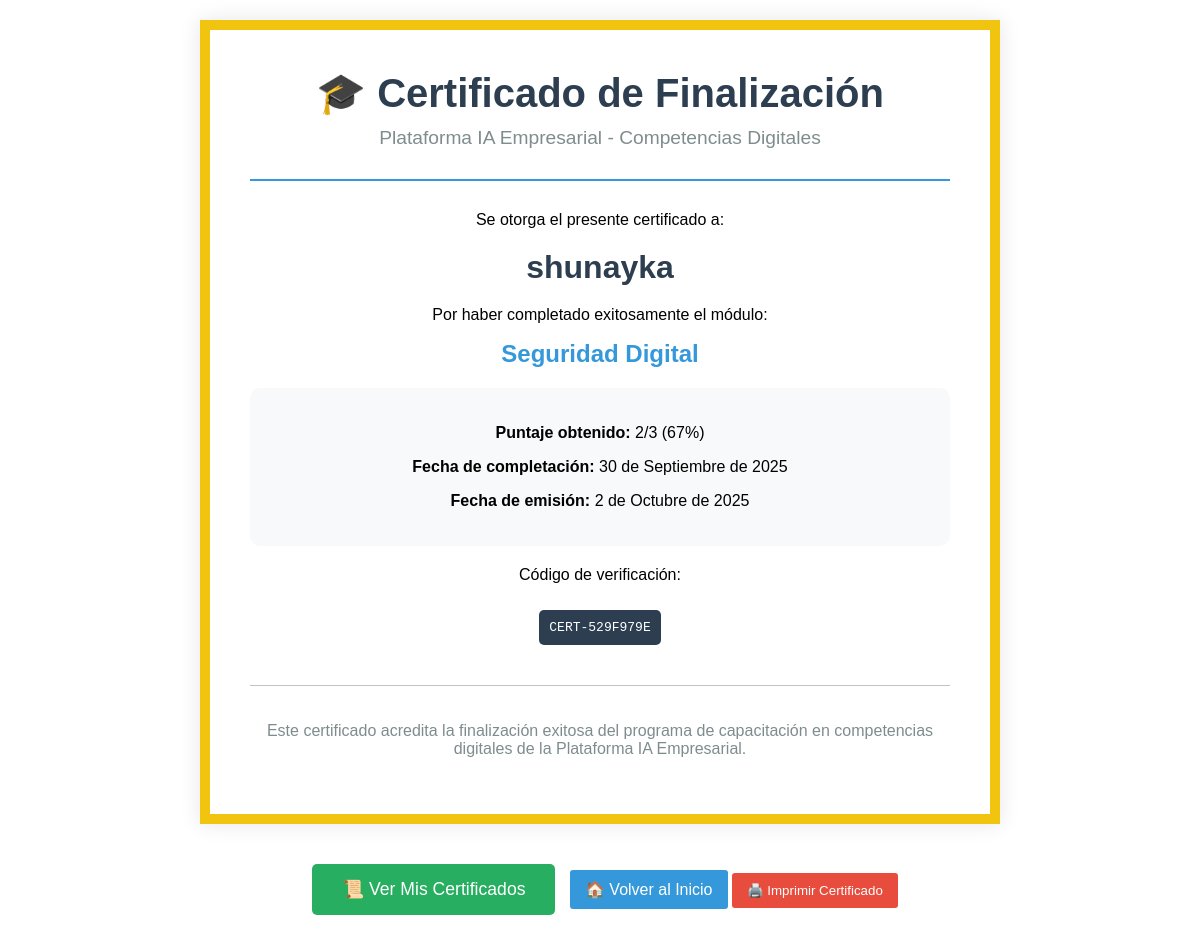
Page /certificados/generar/1/ (signed in) on the committed database.
### usuarios/models.py (models this page shows, shortened)
class Usuario(AbstractUser):
    empresa = models.CharField(max_length=100, blank=True)
    puesto = models.CharField(max_length=100, blank=True)
    fecha_registro = models.DateTimeField(auto_now_add=True)
    avatar = models.ImageField(upload_to='avatars/', null=True, blank=True)
    class Meta:
        db_table = 'usuarios'

### cursos/models.py (models this page shows, shortened)
class Modulo(models.Model):
    nombre = models.CharField(max_length=100)
    descripcion = models.TextField()
    duracion_estimada = models.IntegerField(help_text="Duración en minutos")
    orden = models.IntegerField(default=0)
    activo = models.BooleanField(default=True)
    class Meta:
        ordering = ['orden']

### certificados/models.py (models this page shows, shortened)
class Certificado(models.Model):
    usuario = models.ForeignKey(Usuario, on_delete=models.CASCADE)
    modulo = models.ForeignKey(Modulo, on_delete=models.CASCADE)
    codigo_verificacion = models.CharField(max_length=50, unique=True)
    fecha_emision = models.DateTimeField(auto_now_add=True)
    fecha_completacion = models.DateTimeField()
    puntaje_final = models.IntegerField()
    class Meta:
        unique_together = ['usuario', 'modulo']

### certificados/views.py (the view)
# urls.py: path('generar/<int:modulo_id>/', views.generar_certificado, name='generar_certificado'),
@login_required
def generar_certificado(request, modulo_id):
    modulo = get_object_or_404(Modulo, id=modulo_id)
    diagnostico = DiagnosticoInicial.objects.filter(
        usuario=request.user,
        modulo=modulo,
        completado=True
    ).order_by('-fecha').first()
    if not diagnostico or diagnostico.puntaje < 2:
        return render(request, 'certificados/no_aprobado.html', {
            'modulo': modulo,
            'diagnostico': diagnostico
        })
    certificado, created = Certificado.objects.get_or_create(
        usuario=request.user,
        modulo=modulo,
        defaults={
            'fecha_completacion': diagnostico.fecha,
            'puntaje_final': diagnostico.puntaje
        }
    )
    porcentaje = round((certificado.puntaje_final / 3) * 100)
    return render(request, 'certificados/certificado.html', {
        'certificado': certificado,
        'modulo': modulo,
        'usuario': request.user,
        'porcentaje': porcentaje
    })

### templates/certificados/certificado.html (shortened to what this page needs)
{% load tz %}
{% load l10n %}
<!DOCTYPE html>
<html>
<head>
    {% load static %}
    <link rel="stylesheet" href="{% static 'css/style.css' %}">
</head>
<body>
    <div class="certificado-container">
        <div class="certificado-header">
            <h1 class="certificado-titulo">🎓 Certificado de Finalización</h1>
            <p class="certificado-subtitulo">Plataforma IA Empresarial - Competencias Digitales</p>
        </div>
        <div class="certificado-cuerpo">
            <p>Se otorga el presente certificado a:</p>
            <h2 class="certificado-nombre">{{ usuario.get_full_name|default:usuario.username }}</h2>
            <p>Por haber completado exitosamente el módulo:</p>
            <h3 class="certificado-modulo">{{ modulo.nombre }}</h3>
            <div class="certificado-datos">
                <p><strong>Puntaje obtenido:</strong> {{ certificado.puntaje_final }}/3 ({{ porcentaje }}%)</p>
                <p><strong>Fecha de completación:</strong>
                    {{ certificado.fecha_completacion.day }} de
                    {% if certificado.fecha_completacion.month == 9 %}Septiembre{% endif %}
                    de {{ certificado.fecha_completacion.year }}
                </p>
                <p><strong>Fecha de emisión:</strong>
                    {{ certificado.fecha_emision.day }} de
                    {% if certificado.fecha_emision.month == 10 %}Octubre{% endif %}
                    de {{ certificado.fecha_emision.year }}
                </p>
            </div>
            <p>Código de verificación:</p>
            <div class="certificado-codigo">{{ certificado.codigo_verificacion }}</div>
        </div>
        <div class="certificado-footer">
            <p>Este certificado acredita la finalización exitosa del programa de capacitación
                en competencias digitales de la Plataforma IA Empresarial.</p>
        </div>
    </div>
    <div style="text-align: center; margin-top: 30px;">
        <a href="{% url 'certificados:mis_certificados' %}" class="btn-certificado">📜 Ver Mis Certificados</a>
        <a href="{% url 'cursos:lista_modulos' %}" class="btn" style="background: #3498db;">🏠 Volver al Inicio</a>
        <button onclick="window.print()" class="btn" style="background: #e74c3c;">🖨️ Imprimir Certificado</button>
    </div>
</body>
</html>

### static/css/style.css (style rules this page uses)
body { font-family: Arial, sans-serif; max-width: 800px; margin: 0 auto; padding: 20px; }
a { color: #3498db; text-decoration: none; }
.btn { background: #3498db; color: white; padding: 10px 15px; border: none; border-radius: 3px; cursor: pointer; display: inline-block; margin: 5px 0; }

### templates/certificados/certificado.html (style rules this page uses)
.certificado-container { max-width: 800px; margin: 0 auto; background: white; border: 10px solid #f1c40f; padding: 40px; text-align: center; box-shadow: 0 0 20px rgba(0, 0, 0, 0.1); }
.certificado-header { border-bottom: 2px solid #3498db; padding-bottom: 20px; margin-bottom: 30px; }
.certificado-titulo { color: #2c3e50; font-size: 2.5em; margin: 0; }
.certificado-subtitulo { color: #7f8c8d; font-size: 1.2em; margin: 10px 0; }
.certificado-cuerpo { margin: 30px 0; }
.certificado-nombre { font-size: 2em; color: #2c3e50; margin: 20px 0; }
.certificado-modulo { font-size: 1.5em; color: #3498db; margin: 15px 0; }
.certificado-datos { background: #f8f9fa; padding: 20px; border-radius: 10px; margin: 20px 0; }
.certificado-codigo { font-family: monospace; background: #2c3e50; color: white; padding: 10px; border-radius: 5px; display: inline-block; margin: 10px 0; }
.certificado-footer { border-top: 1px solid #bdc3c7; padding-top: 20px; margin-top: 30px; color: #7f8c8d; }
.btn-certificado { background: #27ae60; color: white; padding: 15px 30px; text-decoration: none; border-radius: 5px; display: inline-block; margin: 10px; font-size: 1.1em; }

### rows in the picture
Usuario: get_full_name "shunayka"
Modulo: nombre "Seguridad Digital"
Certificado: puntaje_final "2", fecha_completacion.day "30", fecha_completacion.year "2025", fecha_emision.day "2", fecha_emision.year "2025", codigo_verificacion "CERT-529F979E"

### other values in the picture
{{ porcentaje }} "67"
